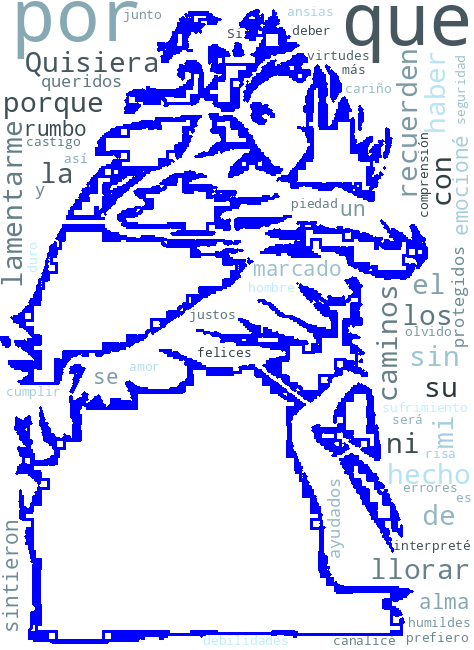
#> input picture prueba/crisnes6.png, 474 x 650 px, found by its file name; its folder holds only this picture in this run
$ python marcadeagua.py
#> lines starting #> are read from the running program, lines starting #| are printed output that depends on the picture
import os
from PIL import Image,ImageDraw,ImageFont

def watermark(filename, text,pic):
    # Crea una instancia del objeto de imagen
#> called with filename = '/home/marco/Linux/prueba/crisnes6.png', text = 'GNU©2022MarcoCenturion', pic = 'crisnes6.png'
    img = Image.open(filename)
#> img is the input picture: PIL image 474x650 RGB; mean R, G, B 205.8, 207.3, 249.4
    w, h = img.size  # Obtenga el ancho y el alto de la imagen para calcular la posición relativa de la imagen
#> w = 474; h = 650
    print(pic+"Altura de la imagen:",h)
#| crisnes6.pngAltura de la imagen: 650
    print(pic+"Ancho de la imagen:",w)
#| crisnes6.pngAncho de la imagen: 474
    print("==========================================")
    # Establecer fuente, tamaño de fuente
    font = ImageFont.truetype("DejaVuSerifCondensed.ttf", int(w/20))
    draw = ImageDraw.Draw(img)

    '''
           Los cuatro ajustes de parámetros de draw.text: posición del texto (abscisas, ordenadas) / contenido / color / fuente
           El primer parámetro ajusta la posición relativa de la inserción de texto (la dirección del eje de coordenadas de la pantalla es la siguiente)
                   →w
                  ↓
                   h
     '''


    draw.text((w/4,h/1.05), text=text, fill=(255, 51, 0), font=font)
    # Crear si la siguiente carpeta no existe
    if not os.path.exists("marked_images"):
        os.mkdir("marked_images")
    save_name=pic.split(".")[0]+"_marked.jpg"		#Establezca el nombre de la imagen después de agregar la marca de agua
    img.save("./marked_images/"+save_name)
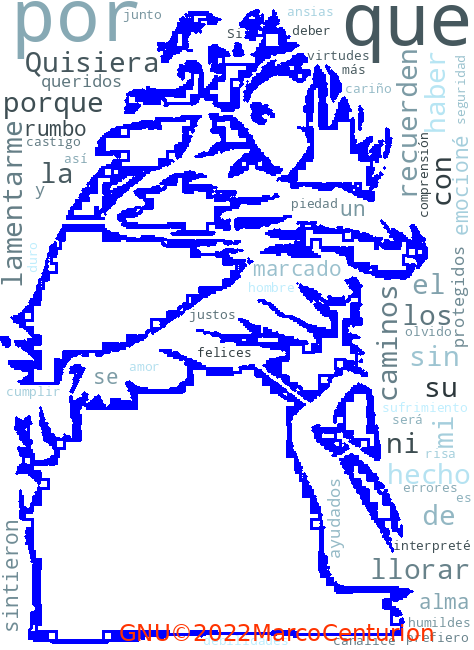
#> saved as crisnes6_marked.jpg: PIL image 474x650 RGB; mean R, G, B 206.2, 206.7, 248.1

if __name__ == '__main__':
    text = "GNU©2022MarcoCenturion"
    director_path="/home/marco/Linux/prueba/"				#Guardar la ruta de la carpeta de imágenes
    pictures=os.listdir(director_path)			# Obtenga todos los nombres de las imágenes en la carpeta
    for pic in pictures:
        filename=director_path+pic#Construye el nombre de la ruta de cada imagen
        watermark(filename,text,pic)			#Añadir marca de agua
    print("Todo procesado")
